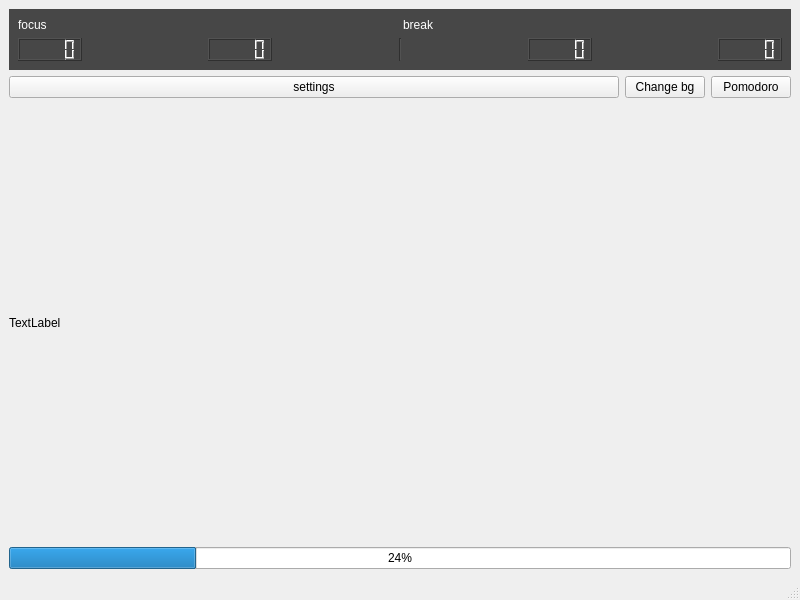
<?xml version="1.0" encoding="UTF-8"?>
<ui version="4.0">
 <class>MainWindow</class>
 <widget class="QMainWindow" name="MainWindow">
  <property name="geometry">
   <rect>
    <x>0</x>
    <y>0</y>
    <width>800</width>
    <height>600</height>
   </rect>
  </property>
  <property name="windowTitle">
   <string>MainWindow</string>
  </property>
  <widget class="QWidget" name="centralwidget">
   <layout class="QVBoxLayout" name="verticalLayout_2">
    <item>
     <widget class="QWidget" name="widget" native="true">
      <property name="styleSheet">
       <string notr="true">background-color: rgb(71, 71, 71);</string>
      </property>
      <layout class="QVBoxLayout" name="verticalLayout">
       <item>
        <layout class="QHBoxLayout" name="horizontalLayout_3">
         <item>
          <widget class="QLabel" name="label_2">
           <property name="styleSheet">
            <string notr="true">color: rgb(255, 255, 255);</string>
           </property>
           <property name="text">
            <string>focus</string>
           </property>
          </widget>
         </item>
         <item>
          <widget class="QLabel" name="label_3">
           <property name="styleSheet">
            <string notr="true">color: rgb(255, 255, 255);</string>
           </property>
           <property name="text">
            <string>break</string>
           </property>
          </widget>
         </item>
        </layout>
       </item>
       <item>
        <layout class="QHBoxLayout" name="horizontalLayout_2">
         <item>
          <widget class="QLCDNumber" name="pomo_min"/>
         </item>
         <item>
          <spacer name="horizontalSpacer_3">
           <property name="orientation">
            <enum>Qt::Horizontal</enum>
           </property>
           <property name="sizeHint" stdset="0">
            <size>
             <width>40</width>
             <height>20</height>
            </size>
           </property>
          </spacer>
         </item>
         <item>
          <widget class="QLCDNumber" name="pomo_sec"/>
         </item>
         <item>
          <spacer name="horizontalSpacer">
           <property name="orientation">
            <enum>Qt::Horizontal</enum>
           </property>
           <property name="sizeHint" stdset="0">
            <size>
             <width>40</width>
             <height>20</height>
            </size>
           </property>
          </spacer>
         </item>
         <item>
          <widget class="Line" name="line_2">
           <property name="orientation">
            <enum>Qt::Vertical</enum>
           </property>
          </widget>
         </item>
         <item>
          <spacer name="horizontalSpacer_2">
           <property name="orientation">
            <enum>Qt::Horizontal</enum>
           </property>
           <property name="sizeHint" stdset="0">
            <size>
             <width>40</width>
             <height>20</height>
            </size>
           </property>
          </spacer>
         </item>
         <item>
          <widget class="QLCDNumber" name="break_min"/>
         </item>
         <item>
          <spacer name="horizontalSpacer_4">
           <property name="orientation">
            <enum>Qt::Horizontal</enum>
           </property>
           <property name="sizeHint" stdset="0">
            <size>
             <width>40</width>
             <height>20</height>
            </size>
           </property>
          </spacer>
         </item>
         <item>
          <widget class="QLCDNumber" name="break_sec">
           <property name="styleSheet">
            <string notr="true">color: rgb(255, 0, 0);</string>
           </property>
          </widget>
         </item>
        </layout>
       </item>
      </layout>
     </widget>
    </item>
    <item>
     <layout class="QHBoxLayout" name="horizontalLayout">
      <item>
       <widget class="QPushButton" name="change_pomodoro_timer">
        <property name="text">
         <string>settings</string>
        </property>
       </widget>
      </item>
      <item>
       <widget class="QPushButton" name="backChange">
        <property name="sizePolicy">
         <sizepolicy hsizetype="Fixed" vsizetype="Fixed">
          <horstretch>0</horstretch>
          <verstretch>0</verstretch>
         </sizepolicy>
        </property>
        <property name="text">
         <string>Change bg</string>
        </property>
       </widget>
      </item>
      <item>
       <widget class="QPushButton" name="pomoTimer">
        <property name="sizePolicy">
         <sizepolicy hsizetype="Fixed" vsizetype="Fixed">
          <horstretch>0</horstretch>
          <verstretch>0</verstretch>
         </sizepolicy>
        </property>
        <property name="text">
         <string>Pomodoro</string>
        </property>
       </widget>
      </item>
     </layout>
    </item>
    <item>
     <widget class="QLabel" name="label">
      <property name="sizePolicy">
       <sizepolicy hsizetype="Expanding" vsizetype="Expanding">
        <horstretch>0</horstretch>
        <verstretch>0</verstretch>
       </sizepolicy>
      </property>
      <property name="text">
       <string>TextLabel</string>
      </property>
      <property name="scaledContents">
       <bool>false</bool>
      </property>
      <property name="wordWrap">
       <bool>false</bool>
      </property>
     </widget>
    </item>
    <item>
     <widget class="QProgressBar" name="progressBar">
      <property name="value">
       <number>24</number>
      </property>
     </widget>
    </item>
   </layout>
  </widget>
  <widget class="QMenuBar" name="menubar">
   <property name="geometry">
    <rect>
     <x>0</x>
     <y>0</y>
     <width>800</width>
     <height>21</height>
    </rect>
   </property>
  </widget>
  <widget class="QStatusBar" name="statusbar"/>
 </widget>
 <resources/>
 <connections/>
</ui>
